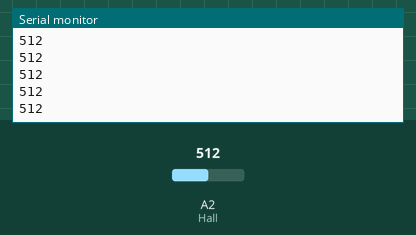
The sketch below on a simulated Arduino Uno, built with avr-gcc and run on an emulated ATmega328P. Shown: the last lines printed to the serial monitor. The inputs (shaded band) are chosen by the test bench; at power-on: A2 (Hall) = 512.

Above: at 1.2 s.
1.3 s: A2 (Hall) set to 716
At 1.31 s:
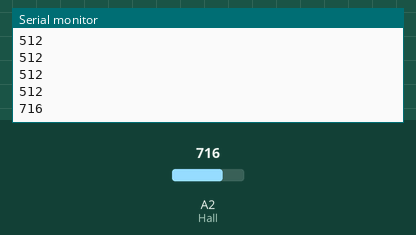
2.8 s: A2 (Hall) set to 900
At 2.81 s:
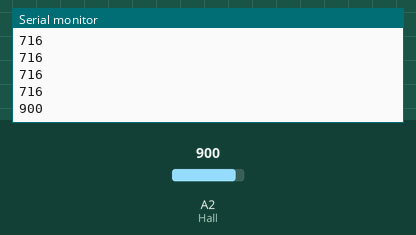
Timing chart, 0 to 5.8 s (numbered marks = the images above; inputs shaded):
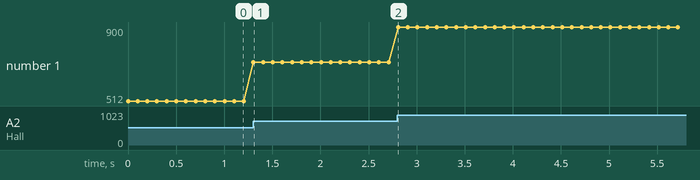

The sketch:

hall_effect_sensor.ino
```cpp
#define Hall A2

void setup()
{
  pinMode(Hall, INPUT);
  Serial.begin(9600);
}

void loop()
{
  Serial.println(analogRead(Hall));
  delay(100);
}
```

Measured:
- after the input at 1.3 s, the serial monitor: prints a new line at once (image 1)
- after the input at 2.8 s, the serial monitor: prints a new line at once (image 2)
- plotted number 1: 512 → 716 after the input at 1.3 s, 716 → 900 after the input at 2.8 s
